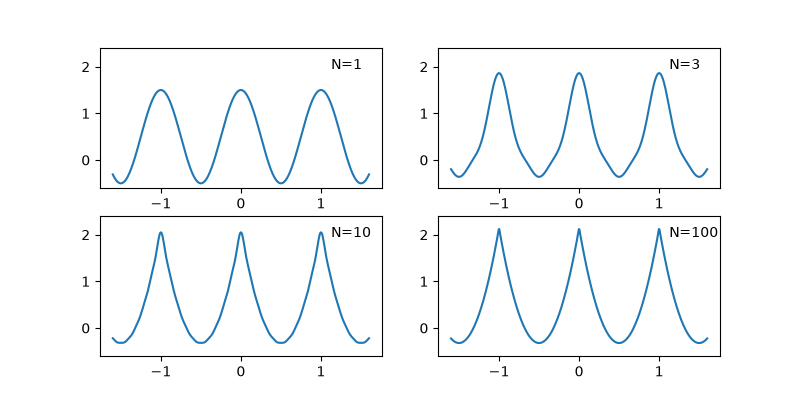

Generate this figure with Python:
import numpy as np 
import matplotlib.pyplot as plt 

def fourier(x: float, N: int): 
    wave = 0
    for n in range(1, N+1): 
        # wave += np.cos((2*n+1)*x) / (2*n+1)**2
        wave += np.cos(2*np.pi*n*x) / n**2
    return 1/2 + wave

fig, ax = plt.subplots(2, 2, figsize=(8, 4)) 
x = np.linspace(-1.6 , 1.6, 500)
ax[0, 0].plot(x, fourier(x, 1), color='tab:blue') 
ax[0, 0].text(0.82, 0.85, 'N=1', transform=ax[0, 0].transAxes)
ax[0, 0].set_ylim([-0.6, 2.4])
ax[0, 1].plot(x, fourier(x, 3), color='tab:blue') 
ax[0, 1].text(0.82, 0.85, 'N=3', transform=ax[0, 1].transAxes)
ax[0, 1].set_ylim([-0.6, 2.4])
ax[1, 0].plot(x, fourier(x, 10), color='tab:blue') 
ax[1, 0].text(0.82, 0.85, 'N=10', transform=ax[1, 0].transAxes)
ax[1, 0].set_ylim([-0.6, 2.4])
ax[1, 1].plot(x, fourier(x, 100), color='tab:blue') 
ax[1, 1].text(0.82, 0.85, 'N=100', transform=ax[1, 1].transAxes)
ax[1, 1].set_ylim([-0.6, 2.4])
plt.savefig('fourier_expansion.png')
plt.show()
